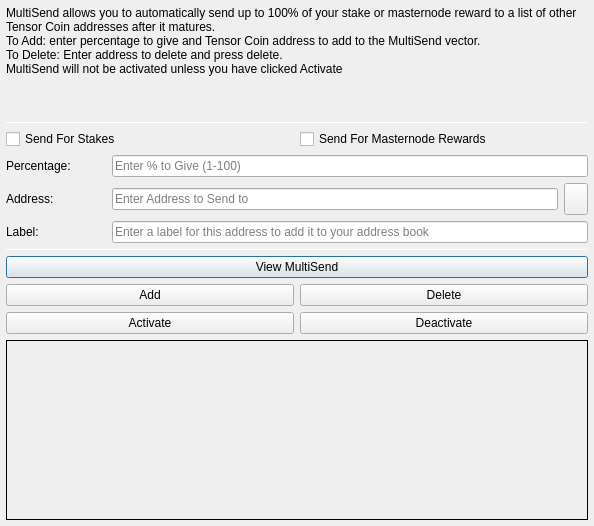
<?xml version="1.0" encoding="UTF-8"?>
<ui version="4.0">
 <class>MultiSendDialog</class>
 <widget class="QDialog" name="MultiSendDialog">
  <property name="windowModality">
   <enum>Qt::NonModal</enum>
  </property>
  <property name="geometry">
   <rect>
    <x>0</x>
    <y>0</y>
    <width>594</width>
    <height>526</height>
   </rect>
  </property>
  <property name="windowTitle">
   <string>MultiSend</string>
  </property>
  <layout class="QVBoxLayout" name="verticalLayout" stretch="0">
   <property name="margin">
    <number>6</number>
   </property>
   <item>
    <layout class="QVBoxLayout" name="verticalLayout_Main" stretch="1,1,1,0,1,1,1">
     <item>
      <widget class="QLabel" name="label_2">
       <property name="lineWidth">
        <number>1</number>
       </property>
       <property name="text">
        <string>MultiSend allows you to automatically send up to 100% of your stake or masternode reward to a list of other Tensor Coin addresses after it matures.
To Add: enter percentage to give and Tensor Coin address to add to the MultiSend vector.
To Delete: Enter address to delete and press delete.
MultiSend will not be activated unless you have clicked Activate</string>
       </property>
       <property name="alignment">
        <set>Qt::AlignLeading|Qt::AlignLeft|Qt::AlignTop</set>
       </property>
       <property name="wordWrap">
        <bool>true</bool>
       </property>
      </widget>
     </item>
     <item>
      <widget class="Line" name="line">
       <property name="minimumSize">
        <size>
         <width>0</width>
         <height>1</height>
        </size>
       </property>
       <property name="maximumSize">
        <size>
         <width>16777215</width>
         <height>1</height>
        </size>
       </property>
       <property name="orientation">
        <enum>Qt::Horizontal</enum>
       </property>
      </widget>
     </item>
     <item>
      <layout class="QVBoxLayout" name="verticalLayout_Settings">
       <item>
        <layout class="QHBoxLayout" name="horizontalLayout">
         <item>
          <widget class="QCheckBox" name="multiSendStakeCheckBox">
           <property name="text">
            <string>Send For Stakes</string>
           </property>
          </widget>
         </item>
         <item>
          <widget class="QCheckBox" name="multiSendMasternodeCheckBox">
           <property name="text">
            <string>Send For Masternode Rewards</string>
           </property>
          </widget>
         </item>
        </layout>
       </item>
       <item>
        <layout class="QHBoxLayout" name="horizontalLayout_6">
         <item>
          <widget class="QLabel" name="label">
           <property name="minimumSize">
            <size>
             <width>100</width>
             <height>0</height>
            </size>
           </property>
           <property name="toolTip">
            <string>Percentage of stake to send</string>
           </property>
           <property name="text">
            <string>Percentage:</string>
           </property>
          </widget>
         </item>
         <item>
          <widget class="QLineEdit" name="multiSendPercentEdit">
           <property name="toolTip">
            <string>Enter whole numbers 1 - 100</string>
           </property>
           <property name="placeholderText">
            <string>Enter % to Give (1-100)</string>
           </property>
          </widget>
         </item>
        </layout>
       </item>
       <item>
        <layout class="QHBoxLayout" name="horizontalLayout_7">
         <item>
          <widget class="QLabel" name="label_5">
           <property name="minimumSize">
            <size>
             <width>100</width>
             <height>0</height>
            </size>
           </property>
           <property name="toolTip">
            <string>Address to send portion of stake to</string>
           </property>
           <property name="text">
            <string>Address:</string>
           </property>
          </widget>
         </item>
         <item>
          <widget class="QLineEdit" name="multiSendAddressEdit">
           <property name="toolTip">
            <string/>
           </property>
           <property name="placeholderText">
            <string>Enter Address to Send to</string>
           </property>
          </widget>
         </item>
         <item>
          <widget class="QToolButton" name="addressBookButton">
           <property name="maximumSize">
            <size>
             <width>16777215</width>
             <height>32</height>
            </size>
           </property>
           <property name="toolTip">
            <string>Choose an address from the address book</string>
           </property>
           <property name="text">
            <string/>
           </property>
           <property name="icon">
            <iconset resource="../tensorcoin.qrc">
             <normaloff>:/icons/address-book</normaloff>:/icons/address-book</iconset>
           </property>
           <property name="shortcut">
            <string>Alt+A</string>
           </property>
          </widget>
         </item>
        </layout>
       </item>
      </layout>
     </item>
     <item>
      <layout class="QHBoxLayout" name="horizontalLayout_3">
       <item>
        <widget class="QLabel" name="label_3">
         <property name="minimumSize">
          <size>
           <width>100</width>
           <height>0</height>
          </size>
         </property>
         <property name="text">
          <string>Label:</string>
         </property>
        </widget>
       </item>
       <item>
        <widget class="QLineEdit" name="labelAddressLabelEdit">
         <property name="placeholderText">
          <string>Enter a label for this address to add it to your address book</string>
         </property>
        </widget>
       </item>
      </layout>
     </item>
     <item>
      <widget class="Line" name="line_2">
       <property name="minimumSize">
        <size>
         <width>0</width>
         <height>1</height>
        </size>
       </property>
       <property name="maximumSize">
        <size>
         <width>16777215</width>
         <height>1</height>
        </size>
       </property>
       <property name="orientation">
        <enum>Qt::Horizontal</enum>
       </property>
      </widget>
     </item>
     <item>
      <layout class="QVBoxLayout" name="verticalLayout_Buttons">
       <item>
        <layout class="QHBoxLayout" name="horizontalLayout_4">
         <item>
          <widget class="QPushButton" name="viewButton">
           <property name="toolTip">
            <string/>
           </property>
           <property name="statusTip">
            <string>View MultiSend Vector</string>
           </property>
           <property name="text">
            <string>View MultiSend</string>
           </property>
          </widget>
         </item>
        </layout>
       </item>
       <item>
        <layout class="QHBoxLayout" name="horizontalLayout_2">
         <item>
          <widget class="QPushButton" name="addButton">
           <property name="toolTip">
            <string/>
           </property>
           <property name="statusTip">
            <string>Add to MultiSend Vector</string>
           </property>
           <property name="text">
            <string>Add</string>
           </property>
          </widget>
         </item>
         <item>
          <widget class="QPushButton" name="deleteButton">
           <property name="toolTip">
            <string/>
           </property>
           <property name="statusTip">
            <string>Delete Address From MultiSend Vector</string>
           </property>
           <property name="text">
            <string>Delete</string>
           </property>
          </widget>
         </item>
        </layout>
       </item>
       <item>
        <layout class="QHBoxLayout" name="horizontalLayout_5">
         <item>
          <widget class="QPushButton" name="activateButton">
           <property name="statusTip">
            <string>Activate MultiSend</string>
           </property>
           <property name="text">
            <string>Activate</string>
           </property>
          </widget>
         </item>
         <item>
          <widget class="QPushButton" name="disableButton">
           <property name="statusTip">
            <string>Deactivate MultiSend</string>
           </property>
           <property name="text">
            <string>Deactivate</string>
           </property>
          </widget>
         </item>
        </layout>
       </item>
      </layout>
     </item>
     <item>
      <widget class="QLabel" name="message">
       <property name="minimumSize">
        <size>
         <width>0</width>
         <height>180</height>
        </size>
       </property>
       <property name="frameShape">
        <enum>QFrame::Panel</enum>
       </property>
       <property name="frameShadow">
        <enum>QFrame::Plain</enum>
       </property>
       <property name="lineWidth">
        <number>1</number>
       </property>
       <property name="midLineWidth">
        <number>1</number>
       </property>
       <property name="text">
        <string/>
       </property>
       <property name="alignment">
        <set>Qt::AlignLeading|Qt::AlignLeft|Qt::AlignTop</set>
       </property>
       <property name="wordWrap">
        <bool>true</bool>
       </property>
      </widget>
     </item>
    </layout>
   </item>
  </layout>
 </widget>
 <resources>
  <include location="../tensorcoin.qrc"/>
 </resources>
 <connections/>
</ui>
